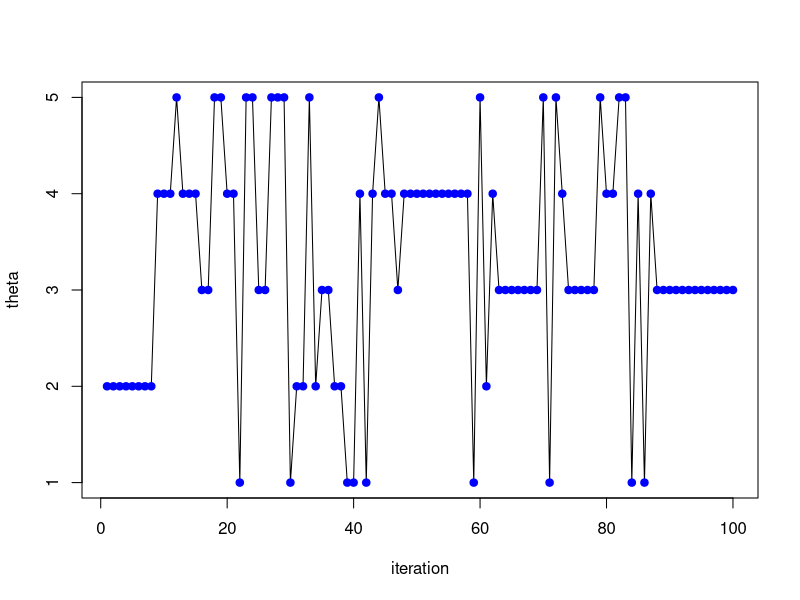
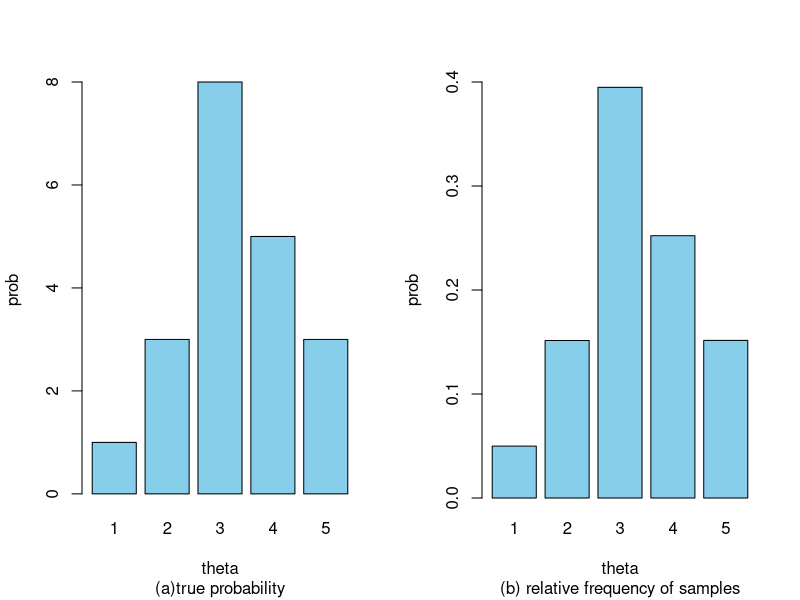
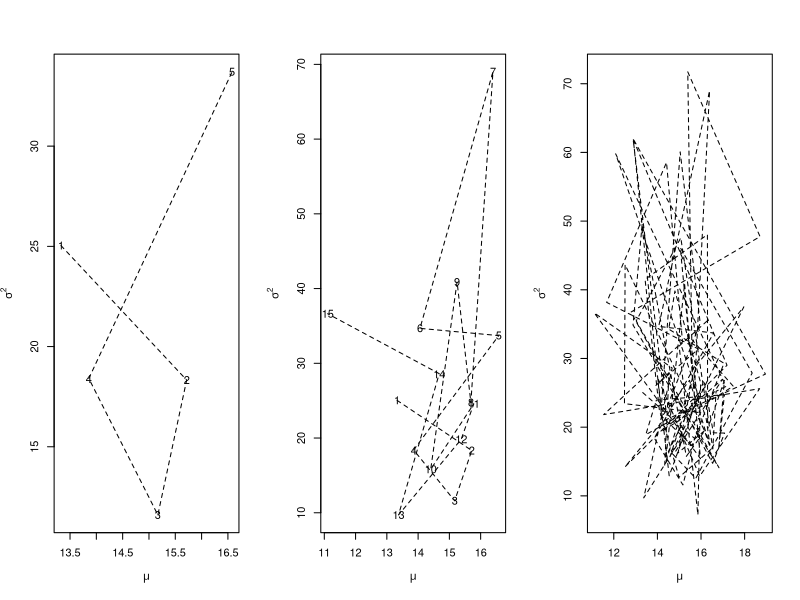

Write R code to recreate these figures, in order. (Note: this script raises an error after producing the figures.)
######################################################
# Metropolis-Hastings Algorithm (Example: 예 2.2)
######################################################

theta=c(1:5)
prob=c(1,3,8,5,3)
prob.ratio = function(theta1, theta2, theta, prob) {
  ind1 = which(theta == theta1)
  ind2 = which(theta == theta2)
  return(prob[ind1]/prob[ind2])
}

N=50000
theta.curr=2
theta.Samples=c(1:N)*0
theta.Samples[1]=theta.curr


#----Start Simulation----#

for( iter in 1:(N-1) ) {
  
  #theta.prop = ifelse(runif(1)<0.5, theta.curr+1, theta.curr-1)
  #if (theta.prop<1 || theta.prop>5) theta.prop = theta.curr     # 1) theta의 후보값을 현재값의 왼쪽과 오른쪽에 국한
  
  #theta.prop = sample(theta,1)                                  # 2) (1, 2, 3, 4, 5) 중 임의의 값을 같은 확률로 선택
  
  prob.prop = c(0.1, 0.1, 0.2, 0.3, 0.3)                         # 3) (1, 2, 3, 4, 5) 에 대하여 동일한 확률이 아니라
  theta.prop = sample(theta, 1, prob=prob.prop)                  #   확률 (0.1, 0.1, 0.2, 0.3, 0.3)로 선택
  
  theta.prop = round(theta.prop, 0)
  #alpha.star = prob.ratio(theta.prop, theta.curr, theta, prob)
  alpha.star = prob.ratio(theta.prop, theta.curr,theta, prob) *      # (3 continued) 후보추출 확률비
               prob.ratio(theta.curr, theta.prop, theta, prob.prop)  # => 서로 다른 확률로 후보로 선택된 점을 보정
  alpha = min(1, alpha.star)
  theta.next = ifelse(runif(1)<alpha, theta.prop, theta.curr)
  theta.Samples[iter+1] = theta.next
  theta.curr = theta.next
}

#----End simulation----#


##### Fig 2.4 #####
par(mfrow=c(1,1))
Ntrace=100
plot(theta.Samples[1:Ntrace], type="l", xlab="iteration", ylab="theta")
points(c(1:Ntrace), theta.Samples[1:Ntrace], pch=19, col="blue")

##### Fig 2.5 #####
par(mfrow=c(1,2))
barplot(prob,names.arg=theta, xlab="theta", ylab="prob", col="skyblue", sub="(a)true probability")
aa = table(theta.Samples[501:N])/sum(table(theta.Samples[501:N]))
barplot(aa, names.arg=theta, xlab="theta", ylab="prob", ylim=c(0,0.4), col="sky blue", sub="(b) relative frequency of samples")





############################################
# Gibbs Sampling (Example: 예 2.3)
############################################

M<-3000; m<-500   # burn-in=500; nTotalIteration=3000
mu0<-10; sigsq0<-25; a<-0.5; b<-1
x<-c(10,13,15,11,9,18,20,17,23,21)
n<-length(x)
xbar<-mean(x); var.x<-var(x)
THETA<-matrix(nrow=M, ncol=2)
sigsq<-var.x   # initial value of sigsq

#---- Gibbs sampler ----#

for(nsim in 1:M){
  
  # generate mu
  condpost.var <- 1/(1/sigsq0+n/sigsq)
  condpost.mu <- condpost.var*(xbar/(sigsq/n)+mu0/sigsq0)
  mu <- rnorm(1, condpost.mu, sqrt(condpost.var))
  
  # generate sigsq
  condpost.a <- a+n/2
  condpost.b <- b+1/2*((n-1)*var.x+n*(xbar-mu)^2)
  sigsq <- 1/rgamma(1, condpost.a, condpost.b)
  
  # save
  THETA[nsim,] <- c(mu,sigsq)
}


#### Fig 2.7 ####
par(mfrow=c(1,3))

plot(THETA[1:5,], type="n", xlab=expression(mu),ylab=expression(sigma^2))
lines(THETA[1:5,], lty=2)
for(i in 1:5) text(THETA[i, 1], THETA[i, 2], i)

plot(THETA[1:15,], type="n", xlab=expression(mu),ylab=expression(sigma^2))
lines(THETA[1:15,], lty=2)
for(i in 1:15) text(THETA[i, 1], THETA[i, 2], i)

plot(THETA[1:100,], type="n", xlab=expression(mu),ylab=expression(sigma^2))
lines(THETA[1:100,], lty=2)
for(i in 1:100) text(THETA[i, 1], THETA[i, 2], I)

#### Fig 2.8 ####
par(mfrow=c(1,1))
plot(THETA[m:M, 1], THETA[m:M, 2], xlab=expression(mu), ylab=expression(sigma^2), main="sample of (mu, sigma^2)")

#### Fig 2.9 ####
par(mfrow=c(1,2))
plot(density(THETA[m:M, 1]), xlab=expression(mu), ylab="posterior", main="")
plot(density(THETA[m:M, 2]), xlab=expression(sigma^2), ylab="posterior", main="")
